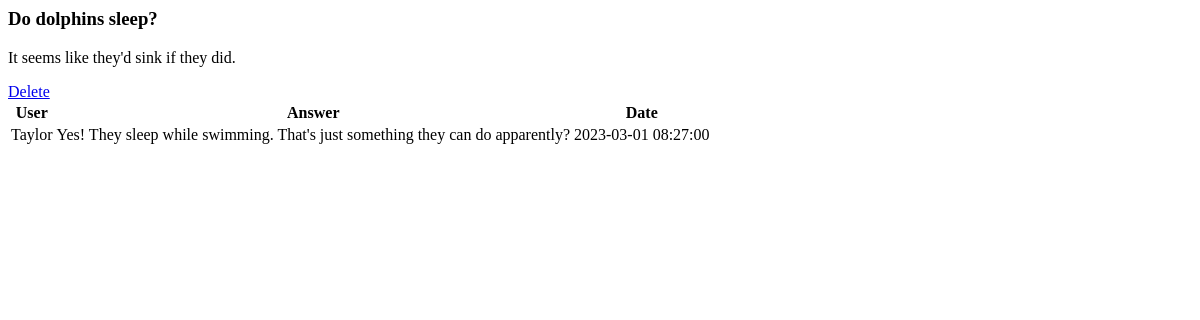
The app's page /questions/1 (signed in), older data.
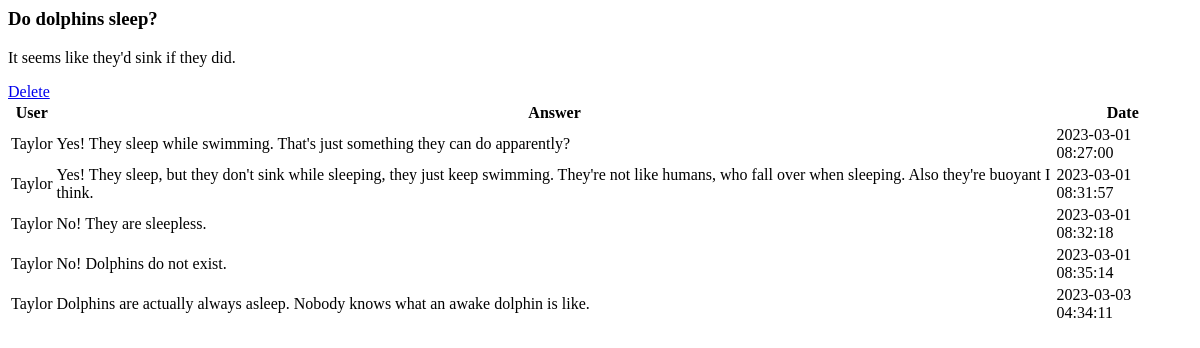
The same page, newer data.
### app.py (models this page shows, shortened)
class Question(db.Model):
    __tablename__ = 'questions'
    id = db.Column(db.Integer, primary_key = True)
    user_id = db.Column(db.Integer, db.ForeignKey('users.id'))
    title = db.Column(db.String)
    content = db.Column(db.String)
    answers = db.relationship('Answer', backref = 'question')
    created_on = db.Column(db.DateTime, server_default=db.func.now())
    updated_on = db.Column(db.DateTime, server_default=db.func.now(), server_onupdate=db.func.now())

class Answer(db.Model):
    __tablename__ = 'answers'
    id = db.Column(db.Integer, primary_key = True)
    user_id = db.Column(db.Integer, db.ForeignKey('users.id'))
    question_id = db.Column(db.Integer, db.ForeignKey('questions.id'))
    content = db.Column(db.String)
    created_on = db.Column(db.DateTime, server_default=db.func.now())
    updated_on = db.Column(db.DateTime, server_default=db.func.now(), server_onupdate=db.func.now())

class User(db.Model):
    __tablename__ = 'users'
    id = db.Column(db.Integer, primary_key = True)
    username = db.Column(db.String, unique = True)
    password = db.Column(db.String(80))
    questions = db.relationship('Question', backref = 'user')
    answers = db.relationship('Answer', backref = 'user')
    created_on = db.Column(db.DateTime, server_default=db.func.now())
    updated_on = db.Column(db.DateTime, server_default=db.func.now(), server_onupdate=db.func.now())
    @classmethod
    def find_by_username(self, username):
        return User.query.filter_by(username=username).first()
    @classmethod
    def current_user(self, session):
        return User.find_by_username(session['username'])

### app.py (the view)
@app.route('/questions/<int:question_id>')
def question(question_id):
    question = Question.query.get(question_id)
    answers = question.answers
    current_user = User.current_user(session)
    return render_template('questions/show.html', question = question, answers = answers, current_user = current_user)

### templates/questions/show.html (shortened to what this page needs)
{% block body %}
<h3>{{ question.title }}</h3>
<p>{{ question.content }}</p>
{% if current_user == question.user %}
<a href={{url_for('delete_question', question_id = question.id)}}>Delete</a>
{% else %}
<p><a href={{url_for('new_answer', question_id=question.id)}}>Submit an answer</a></p>
{% endif %}
<table>
    <tr>
        <th>User</th>
        <th>Answer</th>
        <th>Date</th>
    </tr>
    {% for answer in answers %}
        <tr>
            <td>{{ answer.user.username }}
            </td>
            <td>{{ answer.content }}</td>
            <td>{{ answer.created_on }}</td>
        </tr>
    {% endfor %}
</table>
{% endblock %}

Row changes from the older to the newer data that the page shows:
added Answer: user.username "Taylor", content "Yes! They sleep, but they don't sink while sleeping, they just keep swimming. They're not like humans, who fall over when sleeping. Also they're buoyant I think.", created_on "2023-03-01 08:31:57"
added Answer: user.username "Taylor", content "No! They are sleepless.", created_on "2023-03-01 08:32:18"
added Answer: user.username "Taylor", content "No! Dolphins do not exist.", created_on "2023-03-01 08:35:14"
added Answer: user.username "Taylor", content "Dolphins are actually always asleep. Nobody knows what an awake dolphin is like.", created_on "2023-03-03 04:34:11"
